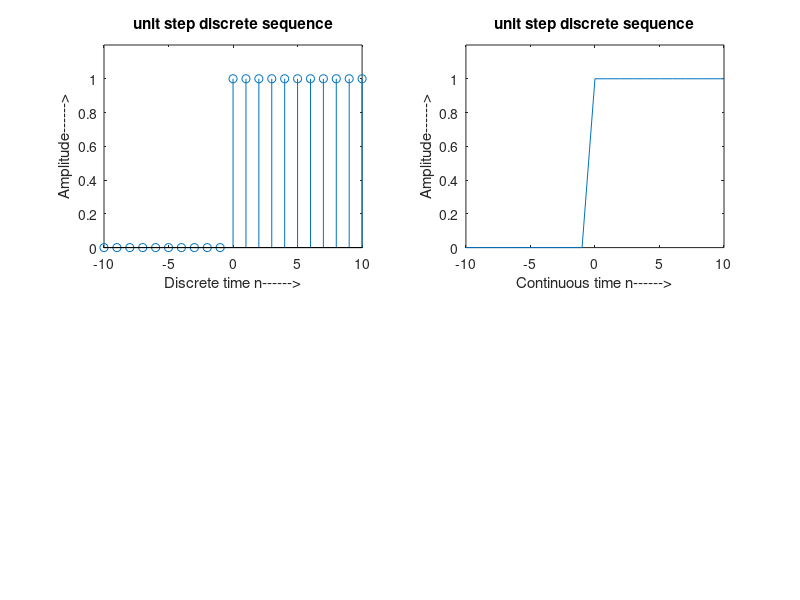
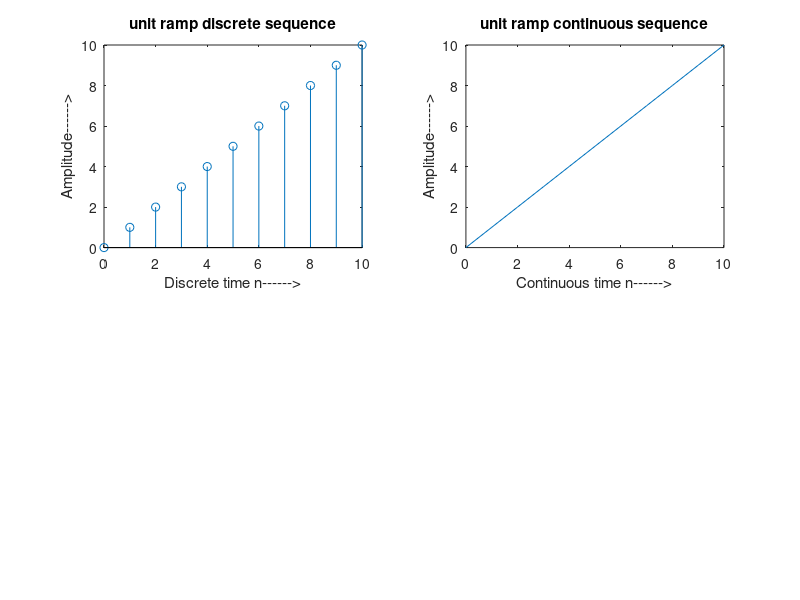
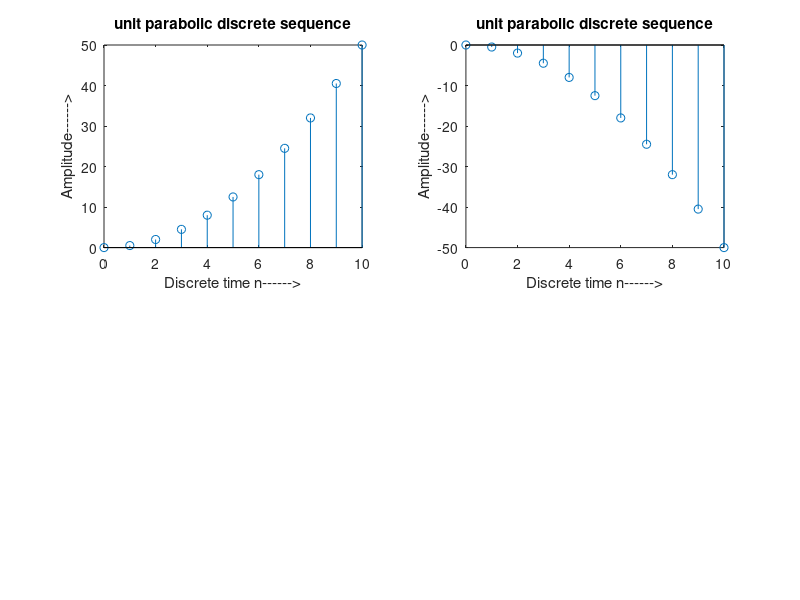
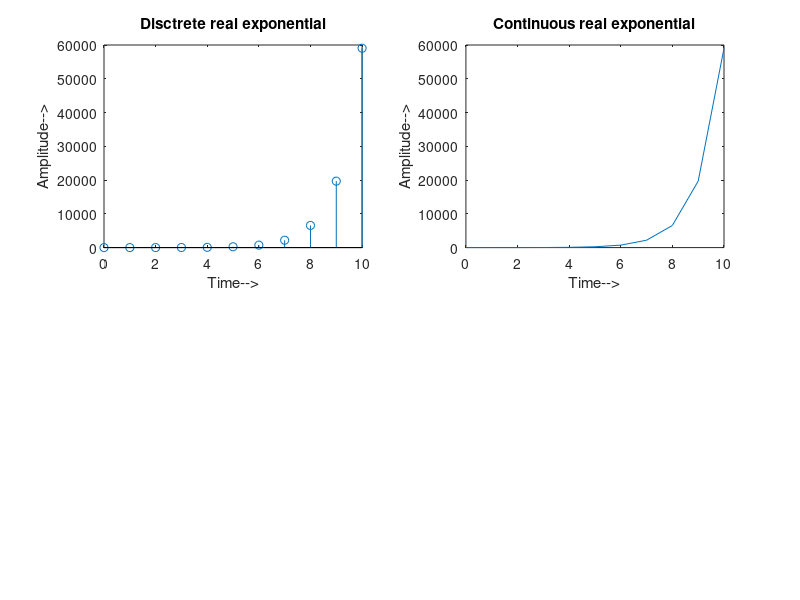

MATLAB code to generate these figures, in order:
% unit step discrete sequence
n=-10:1:10;
step=[zeros(1,10),ones(1,11)];
figure;
subplot(2,2,1);
stem(n,step);
xlabel('Discrete time n------>');
ylabel('Amplitude------>');
title('unit step discrete sequence');
axis([-10 10 0 1.2]);

% unit step continuous sequence
n=-10:1:10;
step=[zeros(1,10),ones(1,11)];
subplot(2,2,2);
plot(n,step);
xlabel('Continuous time n------>');
ylabel('Amplitude------>');
title('unit step discrete sequence');
axis([-10 10 0 1.2]);

% unit ramp discrete sequence
n=0:1:10;
ramp=n;
figure;
subplot(2,2,1);
stem(n,ramp);
xlabel('Discrete time n------>');
ylabel('Amplitude------>');
title('unit ramp discrete sequence');


% unit ramp continuous sequence
n=0:1:10;
ramp=n;
subplot(2,2,2);
plot(n,ramp);
xlabel('Continuous time n------>');
ylabel('Amplitude------>');
title('unit ramp continuous sequence');


% unit parabolic discrete sequence
n=0:1:10;
parabola=0.5*(n.^2);
figure;
subplot(2,2,1);
stem(n,parabola);
xlabel('Discrete time n------>');
ylabel('Amplitude------>');
title('unit parabolic discrete sequence');


% unit parabolic discrete sequence
n=0:1:10;
parabola2=0.5*(-n.^2);
subplot(2,2,2);
stem(n,parabola2);
xlabel('Discrete time n------>');
ylabel('Amplitude------>');
title('unit parabolic discrete sequence');


% Disctrete real exponential
n=0:10;
a=3;
x=a.^n;
figure;
subplot(2,2,1);
stem(n,x);
xlabel('Time-->');
ylabel('Amplitude-->');
title('Disctrete real exponential');

% Continuous real exponential
n=0:10;
a=3;
x=a.^n;
subplot(2,2,2);
plot(n,x);
xlabel('Time-->');
ylabel('Amplitude-->');
title('Continuous real exponential');
